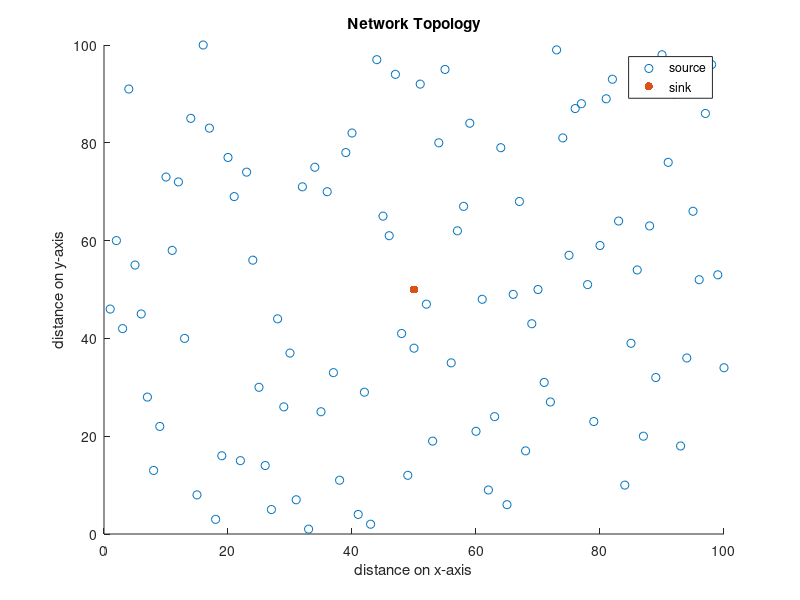

Write the MATLAB code that produced this figure. (Note: this script raises an error after producing the figure.)
clear; clc; close all;
rng(24); %set the random seed!

%% WSN Parameters
N = 100; %The number of sensors
area_width = 100;  area_height = 100;
eta_short = 10;     %nJ/bit/m2;
eta_long = 0.0013;  %nJ/bit/m4;
d0 = sqrt(eta_short/eta_long); 
E_initial = 2e9; % in nJ (the starting energy)
E_elec = 50; E_agg = 50;
k = 625*8; %number_of_bits per cycle
R = 30;  %threshold for one-hop/dual-hop transmission

func_tx_energy = @(E,eta,exp,d) max(0, E - (k*(E_elec + E_agg) + k*eta*d^exp));
func_rx_energy = @(E, n) max(0, E - (n*k*E_elec));

%% Generating the location of sensors
locs = cat(1, randperm(area_width), randperm(area_height))';
% assert no node existance @ the network center
for i=1:size(locs,2)
    if locs(i,:) == [50 50]
        locs(i,:) = locs(i,:) + randi([1,20], 1 , 2);
    end
end
% Add the sink node @ the network center
f1 = figure('Name', 'Network Topology');
scatter(locs(:,1),locs(:,2));
hold on
scatter(50,50,'filled');
locs = cat(1, locs, [50, 50]);
legend('source', 'sink');
title('Network Topology');
xlabel('distance on x-axis');
ylabel('distance on y-axis');
% saveas(f1, [pwd '/Figures/network_topology_Sink_Centered']);
%% Calculate the distances
dists = sqrt(sum((locs-[50 50]).^2,2));
%% Initiate the energy
energy = E_initial*ones(1,N+1);
%energy = [];
%% GO on cycles!
active_nodes =(N);
t = 1; %initial time, step
while 1
t = t+1; % time step
energy = cat(1, energy, E_initial*ones(1,N+1));
% Calculate the dissipated & remaining energy
for i=1:N
    dist = dists(i);
    if dist > R
        [sending_index, dist_to_node] = intermediate_selection(i, locs(1:end-1, :), dists(1:end-1));
        % Transmission between node and intermediate
        if dist_to_node <= d0 
            energy(t,i) = func_tx_energy(energy(t-1,i), eta_short, 2, dist_to_node);
        else
            energy(t,i) = func_tx_energy(energy(t-1,i), eta_long, 4, dist_to_node);
        end
        energy(t,sending_index) = func_rx_energy(energy(t-1,sending_index), 1);
        % Transmission between intermediate and sink
        dist = dists(sending_index);
        if dist <= d0 
            energy(t,sending_index) = func_tx_energy(energy(t,sending_index), eta_short, 2, dist);
        else
            energy(t,sending_index) = func_tx_energy(energy(t,sending_index), eta_long, 4, dist);
        end  
    % Otherwise, THE NORMAL CASE
    elseif dist <= d0
        energy(t,i) = func_tx_energy(energy(t-1,i), eta_short, 2, dist);
    else
        energy(t,i) = func_tx_energy(energy(t-1,i), eta_long, 4, dist);
    end
end
energy(t,N+1) = func_rx_energy(energy(t-1,N+1), active_nodes(end));
    % Get the no. of active nodes
tx_threshold = k*(E_elec+E_agg) + k*eta_short*1^2;
active_nodes = cat(2, active_nodes, sum(energy(t,1:N) >= tx_threshold));

rx_threshold = k*E_elec;
if active_nodes(end) == 0 || energy(t,N+1) < rx_threshold
    break;
end
end

% remove the first element in the active_nodes vector (intialization)
active_nodes = active_nodes(2:end);
f2 = figure('Name', 'Curve of Active Nodes');
plot(linspace(1,length(active_nodes),length(active_nodes)), active_nodes);
grid on
xlabel('no. of cycle');
ylabel('no. of active nodes');
title('The number of active nodes at each cycle');

%% Find the lifetime T1
T1 = find(active_nodes < N, 1);

f3= figure('Name', 'Curve of Active Nodes with 1st lifetime');
plot(linspace(1,length(active_nodes),length(active_nodes)), active_nodes);
grid on
hold on
plot(T1, active_nodes(T1),'r*');

xlabel('no. of cycle');
ylabel('no. of active nodes');
legend('no. active nodes','T1');
title('The number of active nodes at each cycle');
%saveas(f3, [pwd '/Figures/curve of active nodes with 1st lifetimes']);

%% Plotting the remaining energies at T1 cycles
energy_T1 = energy(T1+1, :);
f4 = figure('Name','Remaining energies of the N nodes after T1 cycles');
stem(linspace(1,N,N),energy_T1(1:end-1),"filled")
hold on
stem(N+1,energy_T1(end),"filled",'LineWidth',1,'Color','r')
hold off
grid on
xlabel('Node Index');
ylabel('Energy (nJ)');
title('Remaining energies of the N nodes after T1 cycles')
%saveas(f4, [pwd '/Figures/Remaining energies of the N nodes after T1 cycles'])

%% Relation between R and T1
% We're going to repeat the previous procedure with a range of R values
% Rmax = 50*sqrt(2) since that the area is a square 100*100
Rmax = 50*sqrt(2);
Rs = 10:10:Rmax;
T1s = [];  % a vector to save T1 values
for R = Rs
    % (1) Energy Initiation
energy = E_initial*ones(1,N+1);

    % (2) Go on Tx & Rx cycles
active_nodes =(N);
t = 1; %initial time, step
while 1
t = t+1; % time step
energy = cat(1, energy, E_initial*ones(1,N+1));
% Calculate the dissipated & remaining energy
for i=1:N
    dist = dists(i);
    if dist > R
        [sending_index, dist_to_node] = intermediate_selection(i, locs(1:end-1, :), dists(1:end-1));
        % Transmission between node and intermediate
        if dist_to_node <= d0 
            energy(t,i) = func_tx_energy(energy(t-1,i), eta_short, 2, dist_to_node);
        else
            energy(t,i) = func_tx_energy(energy(t-1,i), eta_long, 4, dist_to_node);
        end
        energy(t,sending_index) = func_rx_energy(energy(t-1,sending_index), 1);
        % Transmission between intermediate and sink
        dist = dists(sending_index);
        if dist <= d0 
            energy(t,sending_index) = func_tx_energy(energy(t,sending_index), eta_short, 2, dist);
        else
            energy(t,sending_index) = func_tx_energy(energy(t,sending_index), eta_long, 4, dist);
        end  
    % Otherwise, THE NORMAL CASE
    elseif dist <= d0
        energy(t,i) = func_tx_energy(energy(t-1,i), eta_short, 2, dist);
    else
        energy(t,i) = func_tx_energy(energy(t-1,i), eta_long, 4, dist);
    end
end
energy(t,N+1) = func_rx_energy(energy(t-1,N+1), active_nodes(end));
    % Get the no. of active nodes
tx_threshold = k*(E_elec+E_agg) + k*eta_short*1^2;
active_nodes = cat(2, active_nodes, sum(energy(t,1:N) >= tx_threshold));

rx_threshold = k*E_elec;
if active_nodes(end) == 0 || energy(t,N+1) < rx_threshold
    break;
end
end

    % (3) Get T1 for R
    T1 = find(active_nodes < N, 1);
    T1s = cat(2, T1s, T1);
end